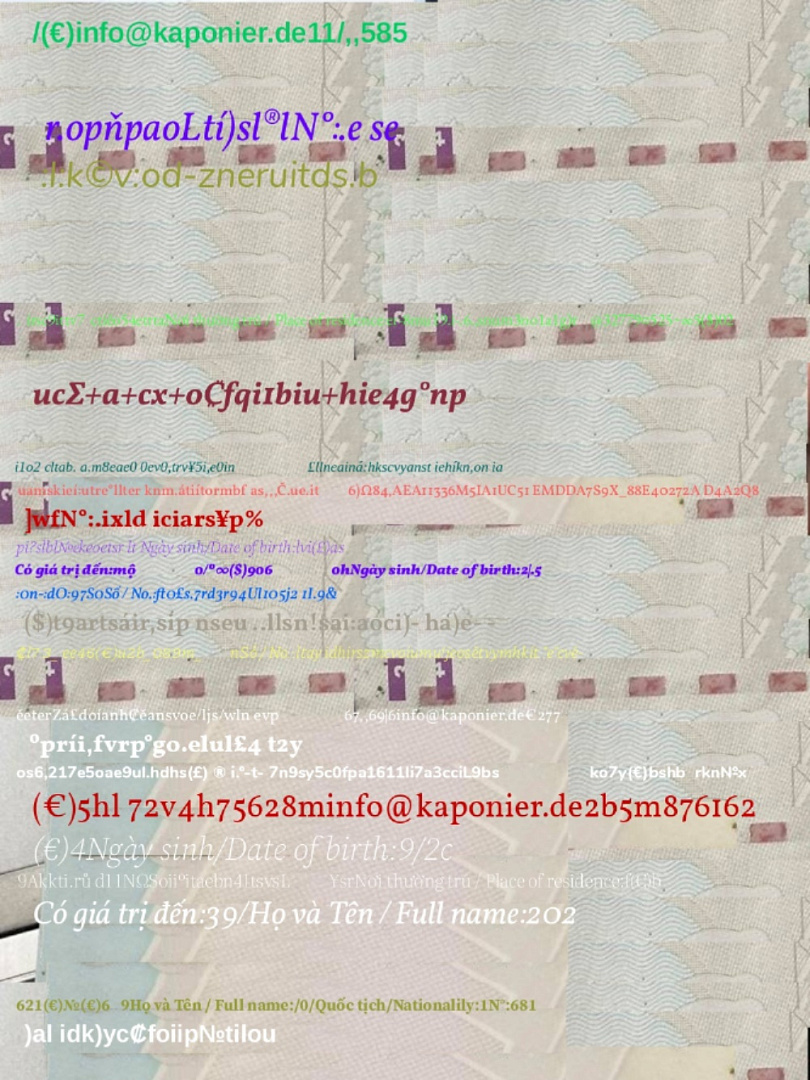
#> input picture special.jpg, 810 x 1080 px
$ jupyter execute dung.ipynb   (older library calls are emulated)
#> lines starting #> are read from the running program, lines starting #| are printed output that depends on the picture; after the words box and inside, x2 and y2 are one past the last pixel; in counts of white or black regions, pixels touching at a corner belong together
[cell 1]
from PIL import Image, ImageDraw, ImageFont
import numpy as np
import pandas as pd
import cv2
from matplotlib import pyplot as plt
from pylab import imread
from skimage.color import rgb2gray
import math

[cell 2]
def imshows(ImageData, LabelData, rows, cols, gridType = False):
  # Convert ImageData and LabelData to List
  from matplotlib import pyplot as plt
  ImageArray = list(ImageData)
  LabelArray = list(LabelData)
  if(rows == 1 & cols == 1):
    fig = plt.figure(figsize=(20,20))
  else:
    fig = plt.figure(figsize=(cols*8,rows*5))

  for i in range(1, cols * rows + 1):
      fig.add_subplot(rows, cols, i)
      image = ImageArray[i - 1]
      # If the channel number is less than 3, we display as grayscale image
      # otherwise, we display as color image
      if (len(image.shape) < 3):
          plt.imshow(image, plt.cm.gray)
          plt.grid(gridType)
      else:
          plt.imshow(image)
          plt.grid(gridType)
      plt.title(LabelArray[i - 1])
  plt.show()

def ShowThreeImages(IM1, IM2, IM3):
    imshows([IM1, IM2, IM3], ["Image 1","Image 2", "Image 3"], 1, 3)
def ShowTwoImages(IM1, IM2):
    imshows([IM1, IM2], ["Image 1","Image 2"], 1, 2)
def ShowOneImage(IM):
    imshows([IM], ["Image"], 1, 1)
def ShowListImages(listImage, row, col):
    listCaption = []
    for i in range(len(listImage)):
        listCaption.append(str(i))
    imshows(listImage,listCaption,row,col)

fix from here

[cell 3]
# Đọc ảnh
image = cv2.imread("special.jpg", cv2.IMREAD_UNCHANGED)
#> image is the input picture: shape (1080, 810, 3); mean B, G, R 186.9, 194.6, 200.1
image_gray = cv2.cvtColor(image, cv2.COLOR_BGR2GRAY)
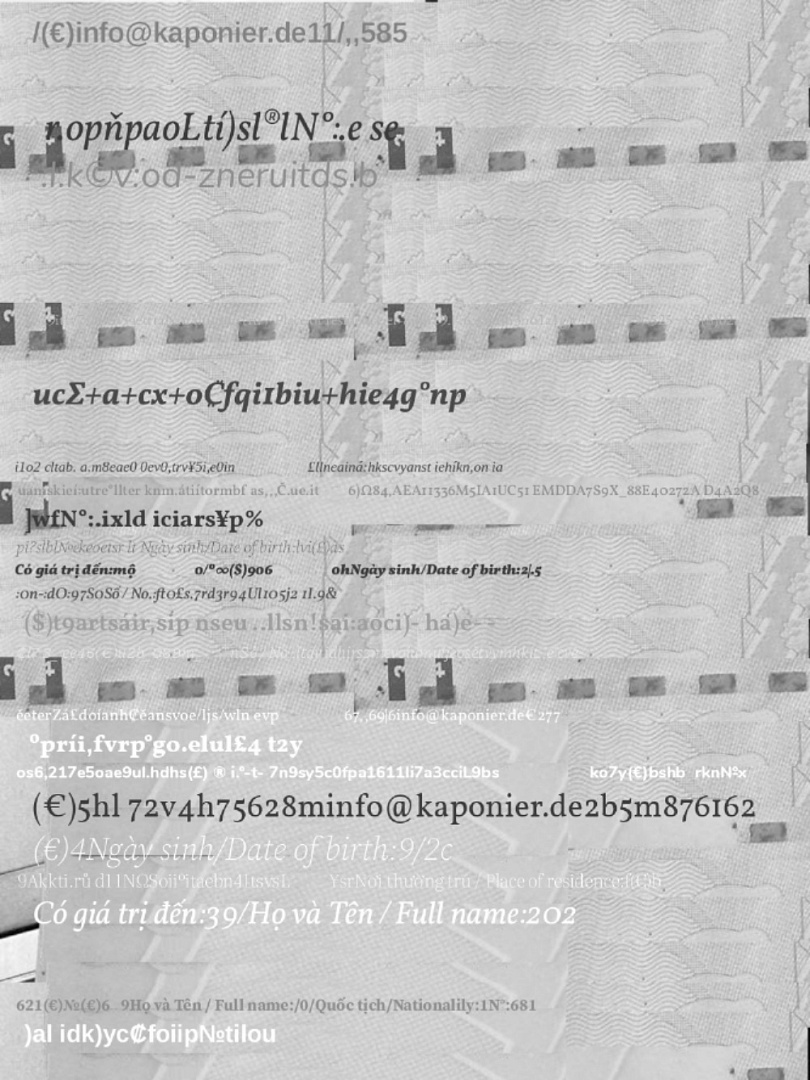
#> image_gray: shape (1080, 810); min 0, max 255, mean 195.4
# Lấy kích thước ảnh
(h, w) = image_gray.shape
#> h = 1080; w = 810
print(h, w)
#| 1080 810

[cell 4]
# Tạo nền theo kích thước được cho
height, width = h, w
#> height = 1080; width = 810
image_bg = Image.new('RGB', (width, height), color='white')
#> image_bg: PIL image 810x1080 RGB; every value is 255
image_bg.save("sample1.png")

[cell 5]
from PIL import Image, ImageDraw, ImageFont

def overlay_text_on_image(background_image_path, output_image_path, text, font_path=None, font_size=40):
    """
    Overlay italic text on a white background image and place it on top of another image.

    Parameters:
        background_image_path (str): Path to the background image.
        output_image_path (str): Path to save the output image.
        text (str): The text to overlay.
        font_path (str): Path to the font file for italic text. Uses default if None.
        font_size (int): Font size for the text.
    """
#> called with background_image_path = 'special.png', output_image_path = 'sample2.png', text = 'Hello, World!', font_size = 40
    background_image = Image.open(background_image_path)
    text_image = Image.new('RGB', background_image.size, 'white')
    draw = ImageDraw.Draw(text_image)

    font = ImageFont.truetype(font_path, font_size) if font_path else ImageFont.load_default()
    text_width, text_height = draw.textsize(text, font=font)
#> text_width = 60; text_height = 11

    text_position = ((text_image.width - text_width) // 2, (text_image.height - text_height) // 2)
#> text_position = (375, 534)
    draw.text(text_position, text, fill='black', font=font)

    combined_image = Image.alpha_composite(background_image.convert('RGBA'), text_image.convert('RGBA'))
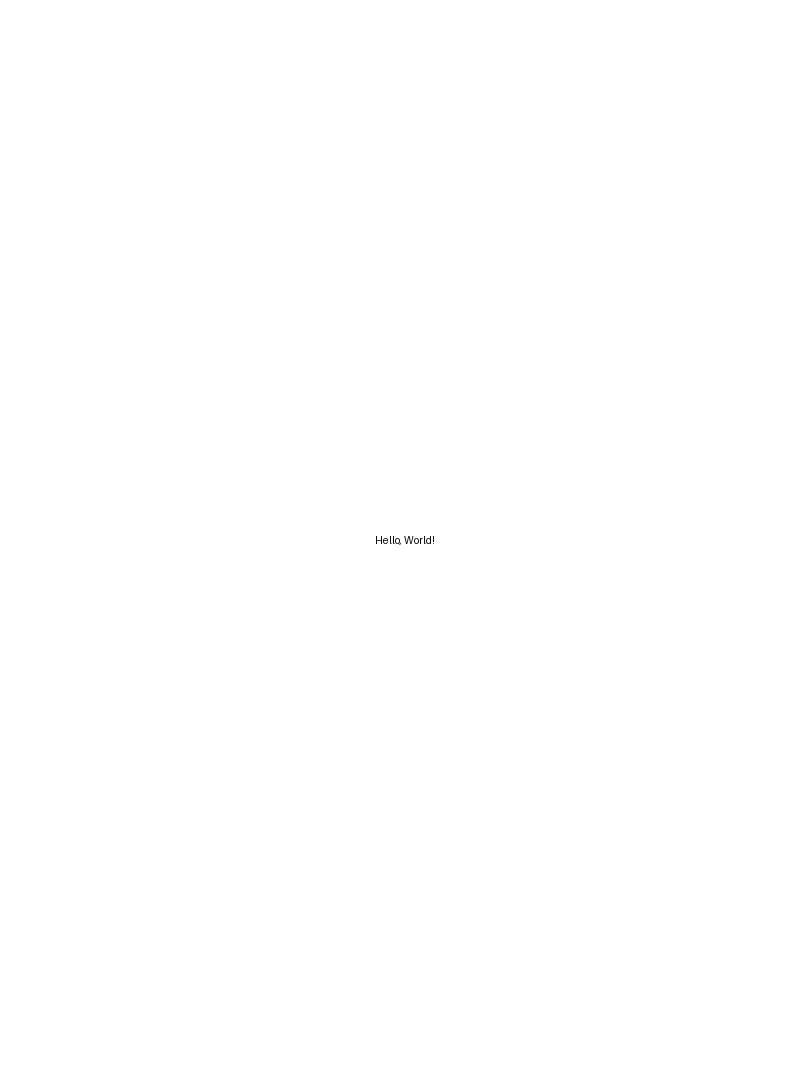
#> combined_image: PIL image 810x1080 RGBA; mean R, G, B, A 255, 255, 255, 255
    combined_image.save(output_image_path)

[cell 6]
overlay_text_on_image('special.png', 'sample2.png', 'Hello, World!', font_size=40)

[cell 7]
from PIL import Image, ImageDraw, ImageFont

background_image = Image.open("sample1.png")
width, height = background_image.size

text_image = Image.new("RGBA", (width, height), (0, 0, 0, 0))
#> text_image: PIL image 810x1080 RGBA; every value is 0
draw = ImageDraw.Draw(text_image)

font = ImageFont.truetype("arial.ttf", 40)
text = "test font"
text_width = draw.textlength(text, font=font)
#> text_width = 169.1
text_height = font.size

x = (width - text_width) / 2 - text_width * 0.05
#> x = 312
y = (height - text_height) / 2
#> y = 520
# Draw text before rotation
draw.text((x, y), text, font=font, fill=(0, 0, 0, 255))

rotated_text_image = text_image.rotate(45, expand=True, fillcolor="white")
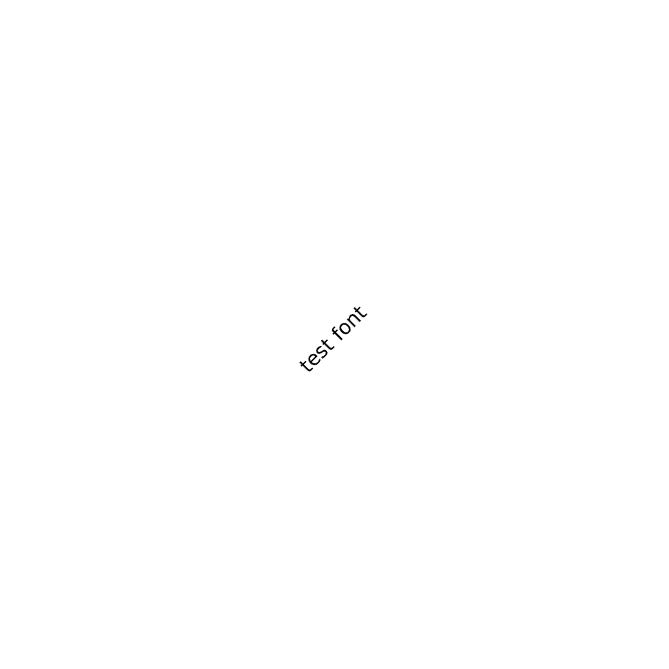
#> rotated_text_image: PIL image 1338x1338 RGBA (shown at 1/2 size); mean R, G, B, A 130.5, 130.5, 130.5, 130.7; transparent parts drawn white

rot_width, rot_height = rotated_text_image.size
#> rot_width = 1338; rot_height = 1338
center_x = (width - rot_width) // 2
#> center_x = -264
center_y = (height - rot_height) // 2
#> center_y = -129

background_image.paste(rotated_text_image, (center_x, center_y), mask=rotated_text_image)


background_image.save("new_img.jpg")

[cell 8]
# Đọc ảnh và chuyển sang ảnh xám
image = cv2.imread('new_img.jpg', cv2.IMREAD_GRAYSCALE)
#> image: shape (1080, 810); min 0, max 255, mean 254.6
_, binary = cv2.threshold(image, 127, 255, cv2.THRESH_BINARY_INV)
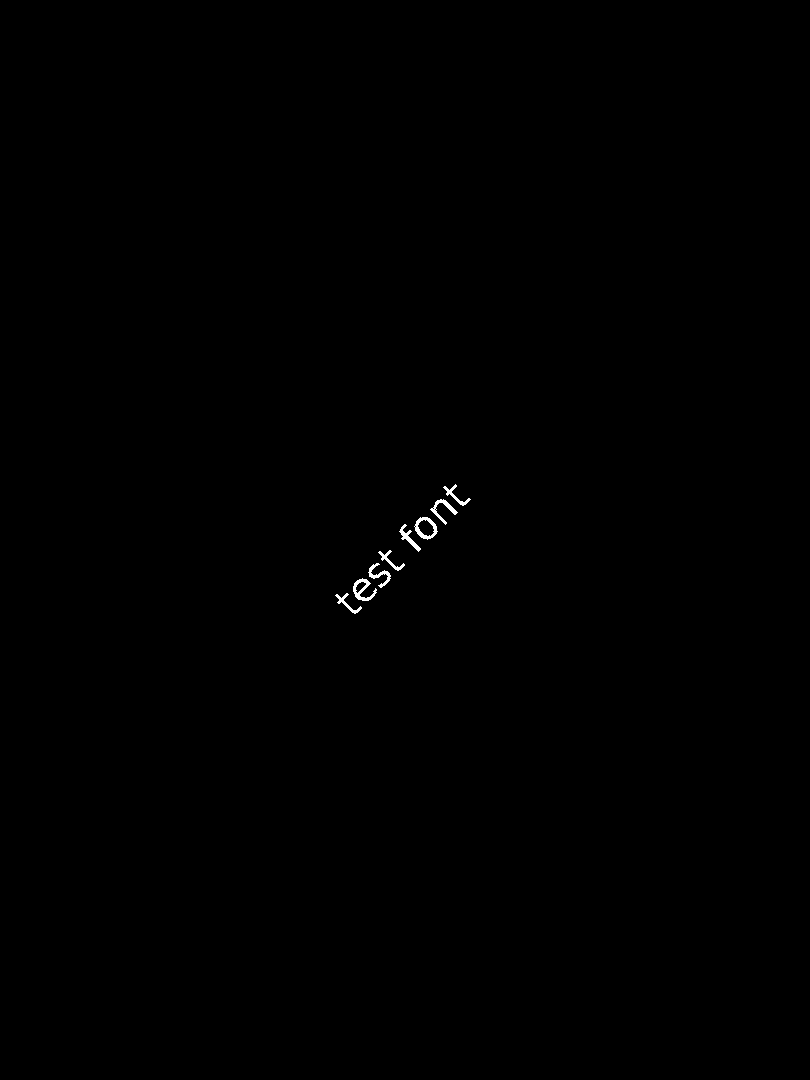
#> binary: shape (1080, 810); 0.15% white; 8 white regions
contours, _ = cv2.findContours(binary, cv2.RETR_EXTERNAL, cv2.CHAIN_APPROX_SIMPLE)
#> contours = 8 contours; box (x1, y1, x2, y2) and area: (414, 517, 438, 540) 354, (353, 578, 377, 601) 234, (430, 499, 458, 525) 144, (399, 524, 421, 552) 126, (368, 563, 391, 588) 125, (443, 484, 471, 506) 100, (335, 593, 362, 614) 96, (378, 550, 405, 571) 96
image_color = cv2.imread('new_img.jpg')
#> image_color: shape (1080, 810, 3); min 0, max 255, mean 254.6
ShowOneImage(image_color)
#> in imshows, `ImageArray = list(ImageData)`: ImageArray = 1 item

[cell 9]
all_contours = np.vstack(contours)
#> all_contours = contour of 269 points, box (x1, y1, x2, y2) (335, 484, 471, 614), area 1054

# Bounding box hình chữ nhật nghiêng cho toàn bộ các contours
rect = cv2.minAreaRect(all_contours)
#> rect = ((400.8, 547.8), (166.9, 28.99), -45)
box = cv2.boxPoints(rect)
#> box = [[352, 617], [331.5, 596.5], [449.5, 478.5], [470, 499]]
box = np.int32(box)  # Ép kiểu về số nguyên
#> box = [[352, 617], [331, 596], [449, 478], [470, 499]]

# Vẽ khung hình chữ nhật nghiêng lên ảnh
cv2.drawContours(image_color, [box], 0, (0, 255, 0), 2)  # Màu xanh lá cây
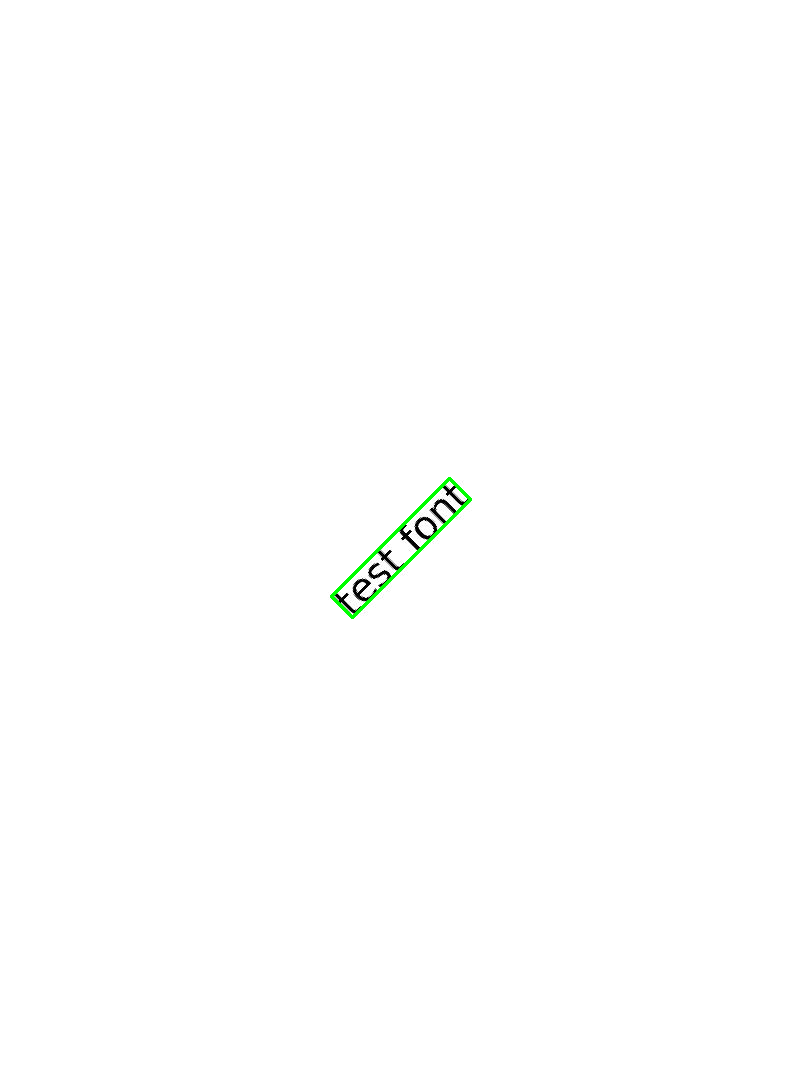
#> image_color: shape (1080, 810, 3); mean B, G, R 254.2, 254.6, 254.2

# Lưu và hiển thị ảnh kết quả
cv2.imwrite('sample1_bb.png', image_color)
#> Out = True

[cell 10]
print(box[0])
#| [352 617]
print(box[1])
#| [331 596]
print(box[2])
#| [449 478]
print(box[3])
#| [470 499]
x0, y0 = box [0]
#> x0 = 352; y0 = 617
x2, y2 = box [2]
#> x2 = 449; y2 = 478
width = box[2] - box[0]
#> width = [97, -139]
height = box[3] - box[1]
#> height = [139, -97]
print(x0, y0, x2, y2)
#| 352 617 449 478
print(width, height)
#| [  97 -139] [139 -97]

[cell 11]
x0, y0 = box [0]
x1, y1 = box [1]
#> x1 = 331; y1 = 596

print(x1-x0)
#| -21

[cell 12]
x2, y2 = box [2]
x3, y3 = box [3]
#> x3 = 470; y3 = 499

print(x3-x2)
#| 21
